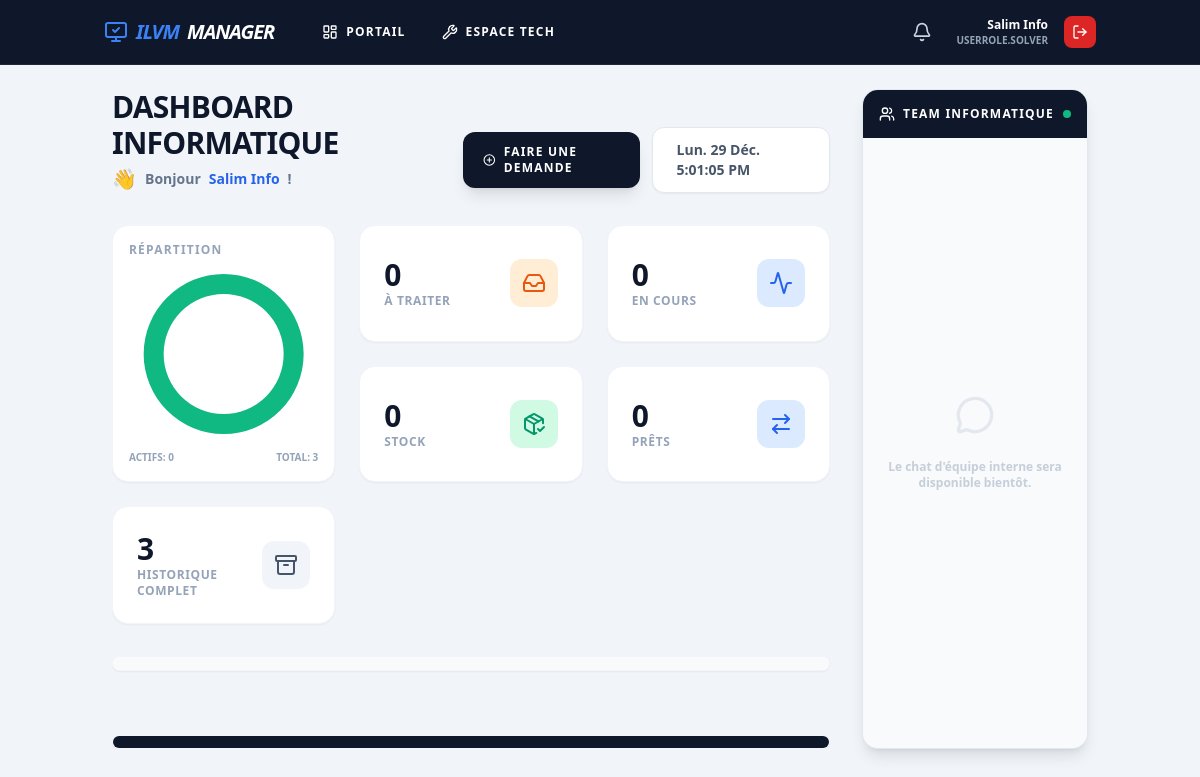
The page /tickets/solver/dashboard (signed in) on the database its author committed.
### app/models.py (models this page shows, shortened)
class User(UserMixin, db.Model):
    __tablename__ = 'users'
    id = db.Column(db.Integer, primary_key=True)
    username = db.Column(db.String(64), unique=True, index=True)
    fullname = db.Column(db.String(120))
    email = db.Column(db.String(120))
    role = db.Column(db.Enum(UserRole), default=UserRole.USER)
    service_department = db.Column(db.Enum(ServiceType), nullable=True)
    notifications = db.relationship('Notification', backref='user', lazy='dynamic')

### app/routes/tickets.py (the view)
@tickets_bp.route('/solver/dashboard')
@login_required
def solver_dashboard():
    my_service = current_user.service_department
    if not my_service or 'ADMIN' in str(current_user.role):
        all_pool = Ticket.query.filter(Ticket.status != TicketStatus.DONE).all()
        stock_count = 0
        prets_count = 0
    else:
        all_pool = Ticket.query.filter_by(target_service=my_service).filter(Ticket.status != TicketStatus.DONE).all()
        if 'INFORMATIQUE' in str(my_service):
            stock_count = Materiel.query.filter_by(statut='Disponible').count()
            prets_count = Pret.query.filter_by(statut_dossier='En cours').count()
        else:
            stock_count = 0
            prets_count = 0
    pending_tickets = [t for t in all_pool if t.solver_id is None and t.status == TicketStatus.PENDING]
    pool_standard = [t for t in pending_tickets if not t.category_ticket or t.category_ticket == 'Standard']
    pool_users = [t for t in pending_tickets if t.category_ticket == 'Nouvel Utilisateur']
    pool_materiel = [t for t in pending_tickets if t.category_ticket == 'Matériel']
    mine = Ticket.query.filter_by(solver_id=current_user.id, status=TicketStatus.IN_PROGRESS).all()
    stats = {
        'nouveau': Ticket.query.filter_by(target_service=my_service, status=TicketStatus.VALIDATION).count(),
        'active': len(mine),
        'done': Ticket.query.filter_by(target_service=my_service, status=TicketStatus.DONE).count(),
        'pending': len(pending_tickets),
        'stock': stock_count,
        'prets': prets_count
    }
    return render_template('tickets/service_dashboard.html',
                           stats=stats,
                           pool_standard=pool_standard,
                           pool_users=pool_users,
                           pool_materiel=pool_materiel,
                           mine=mine)

### app/__init__.py (called while the page is built)
@login_manager.user_loader
def load_user(user_id):
    from .models import User
    return User.query.get(int(user_id))

### app/templates/tickets/service_dashboard.html (shortened to what this page needs)
{% extends "base.html" %}
{% block content %}
<div class="grid grid-cols-1 lg:grid-cols-4 gap-6 h-[calc(100vh-140px)]">
    <div class="lg:col-span-3 flex flex-col gap-8 overflow-y-auto pr-2 custom-scroll">
        <div class="flex justify-between items-end">
            <div>
                <h1 class="text-3xl font-black text-slate-900 uppercase tracking-tight">Dashboard {{ current_user.service_department.value }}</h1>
                <div class="anim-greeting text-slate-500 font-bold text-sm mt-1 flex items-center gap-2">
                    <span class="text-xl">👋</span> Bonjour <span class="text-blue-600">{{ current_user.fullname }}</span> !
                </div>
            </div>
            <div class="flex items-center gap-3">
                <a href="{{ url_for('main.user_portal') }}" class="bg-slate-900 hover:bg-slate-700 text-white px-5 py-3 rounded-xl font-black text-xs uppercase tracking-widest shadow-lg flex items-center gap-2 transition hover:-translate-y-1">
                    <i data-lucide="plus-circle" class="w-4 h-4"></i> Faire une demande
                </a>
                <div class="bg-white px-6 py-3 rounded-xl border border-slate-200 shadow-sm text-sm font-bold text-slate-600 capitalize" id="liveClock">--</div>
            </div>
        </div>
        <div class="grid grid-cols-1 md:grid-cols-3 gap-6">
            <div class="bg-white p-4 rounded-2xl shadow-sm border border-slate-100 flex flex-col justify-between md:col-span-1 row-span-2">
                <h3 class="text-xs font-black text-slate-400 uppercase tracking-widest mb-4">Répartition</h3>
                <div class="relative h-40 w-full flex justify-center">
                    <canvas id="ticketChart"></canvas>
                </div>
                <div class="mt-4 flex justify-between text-[10px] font-bold uppercase text-slate-400">
                    <span>Actifs: {{ stats.active }}</span>
                    <span>Total: {{ stats.pending + stats.active + stats.done }}</span>
                </div>
            </div>
            <a href="#" class="bg-white p-6 rounded-2xl shadow-sm border border-slate-100 flex justify-between items-center group hover:border-orange-300 transition">
                <div>
                    <p class="text-3xl font-black text-slate-900">{{ stats.pending }}</p>
                    <p class="text-xs font-black text-slate-400 uppercase tracking-wider group-hover:text-orange-600">À Traiter</p>
                </div>
                <div class="p-3 bg-orange-100 text-orange-600 rounded-xl"><i data-lucide="inbox" class="w-6 h-6"></i></div>
            </a>
            <a href="#" class="bg-white p-6 rounded-2xl shadow-sm border border-slate-100 flex justify-between items-center group hover:border-blue-300 transition">
                <div>
                    <p class="text-3xl font-black text-slate-900">{{ stats.active }}</p>
                    <p class="text-xs font-black text-slate-400 uppercase tracking-wider group-hover:text-blue-600">En Cours</p>
                </div>
                <div class="p-3 bg-blue-100 text-blue-600 rounded-xl"><i data-lucide="activity" class="w-6 h-6"></i></div>
            </a>
            {% if 'INFORMATIQUE' in current_user.service_department.value|upper or 'INFO' in current_user.service_department.value|upper %}
                <a href="{{ url_for('inventaire.liste') }}" class="bg-white p-6 rounded-2xl shadow-sm border border-slate-100 flex justify-between items-center group hover:border-emerald-300 transition">
                    <div>
                        <p class="text-3xl font-black text-slate-900">{{ stats.stock }}</p>
                        <p class="text-xs font-black text-slate-400 uppercase tracking-wider group-hover:text-emerald-600">Stock</p>
                    </div>
                    <div class="p-3 bg-emerald-100 text-emerald-600 rounded-xl"><i data-lucide="package-check" class="w-6 h-6"></i></div>
                </a>
                <a href="{{ url_for('prets.liste_prets') }}" class="bg-white p-6 rounded-2xl shadow-sm border border-slate-100 flex justify-between items-center group hover:border-blue-300 transition">
                    <div>
                        <p class="text-3xl font-black text-slate-900">{{ stats.prets }}</p>
                        <p class="text-xs font-black text-slate-400 uppercase tracking-wider group-hover:text-blue-600">Prêts</p>
                    </div>
                    <div class="p-3 bg-blue-100 text-blue-600 rounded-xl"><i data-lucide="arrow-right-left" class="w-6 h-6"></i></div>
                </a>
            <a href="{{ url_for('tickets.historique_tickets') }}" class="bg-white p-6 rounded-2xl shadow-sm border border-slate-100 flex justify-between items-center group hover:border-slate-400 transition">
                <div>
                    <p class="text-3xl font-black text-slate-900">{{ stats.done }}</p>
                    <p class="text-xs font-black text-slate-400 uppercase tracking-wider group-hover:text-slate-600">Historique Complet</p>
                </div>
                <div class="p-3 bg-slate-100 text-slate-600 rounded-xl"><i data-lucide="archive" class="w-6 h-6"></i></div>
            </a>
            {% endif %}
        </div>
        <div class="bg-white rounded-2xl shadow-sm border border-slate-100 overflow-hidden">
            <div class="bg-slate-50 px-6 py-4 border-b border-slate-100 flex justify-between items-center">
            </div>
        </div>
        <div class="bg-white rounded-2xl shadow-sm border border-slate-100 overflow-hidden mt-8">
            <div class="bg-slate-900 px-6 py-4 border-b border-slate-800 flex justify-between items-center">
            </div>
        </div>
    </div>
    <div class="lg:col-span-1 bg-white rounded-2xl shadow-lg border border-slate-200 flex flex-col h-full overflow-hidden">
        <div class="bg-slate-900 text-white p-4 flex justify-between items-center">
            <h3 class="font-black uppercase text-xs tracking-widest flex items-center gap-2">
                <i data-lucide="users" class="w-4 h-4"></i> Team {{ current_user.service_department.value }}
            </h3>
            <span class="w-2 h-2 bg-emerald-500 rounded-full animate-pulse"></span>
        </div>
        <div class="flex-grow p-4 overflow-y-auto space-y-4 bg-slate-50 text-xs flex flex-col items-center justify-center text-slate-400">
            <i data-lucide="message-circle" class="w-10 h-10 mb-2 opacity-20"></i>
            <p class="font-bold text-center opacity-50">Le chat d'équipe interne sera disponible bientôt.</p>
        </div>
    </div>
</div>
<script>
    lucide.createIcons();
    setInterval(() => { const d = new Date(); document.getElementById('liveClock').innerText = d.toLocaleDateString('fr-FR', {weekday:'short', day:'numeric', month:'short'}) + ' ' + d.toLocaleTimeString(); }, 1000);
    // Initialisation du Graphique
    const ctx = document.getElementById('ticketChart').getContext('2d');
    const ticketChart = new Chart(ctx, {
        type: 'doughnut',
        data: {
            labels: ['À Traiter', 'En Cours', 'Terminés'],
            datasets: [{
                data: [{{ stats.pending }}, {{ stats.active }}, {{ stats.done }}],
                backgroundColor: ['#f97316', '#2563eb', '#10b981'], // Orange, Bleu, Emerald
                borderWidth: 0,
                hoverOffset: 4
            }]
        },
        options: {
            responsive: true,
            maintainAspectRatio: false,
            plugins: { legend: { display: false } },
            cutout: '75%'
        }
    });
</script>
{% endblock %}

### app/templates/base.html (shortened to what this page needs)
<!DOCTYPE html>
<html lang="fr">
<head>
    <script src="https://cdn.tailwindcss.com"></script>
</head>
<body class="bg-slate-100 font-sans text-slate-900 min-h-screen flex flex-col">
    {% if current_user.is_authenticated %}
    <nav class="bg-slate-900 text-white sticky top-0 z-50 border-b border-slate-800">
        <div class="container mx-auto px-4 h-16 flex justify-between items-center">
            <div class="flex items-center gap-8">
                <a href="{{ url_for('main.user_portal') }}" class="font-black text-xl tracking-tighter text-blue-500 italic flex items-center gap-2">
                    <i data-lucide="monitor-check"></i> ILVM<span class="text-white">MANAGER</span>
                </a>
                <div class="hidden md:flex gap-1 text-xs font-bold uppercase tracking-widest">
                    <a href="{{ url_for('main.user_portal') }}" class="px-4 py-2 hover:bg-slate-800 rounded transition flex gap-2 items-center">
                        <i data-lucide="layout-dashboard" class="w-4 h-4"></i> Portail
                    </a>
                    {% if 'SOLVER' in current_user.role|string or 'ADMIN' in current_user.role|string %}
                    <a href="{{ url_for('tickets.solver_dashboard') }}" class="px-4 py-2 hover:bg-slate-800 rounded transition flex gap-2 items-center">
                        <i data-lucide="wrench" class="w-4 h-4"></i> Espace Tech
                    </a>
                    {% endif %}
                </div>
            </div>
            <div class="flex items-center gap-4">
                <div class="relative group">
                    <button id="notifBtn" class="p-2 hover:bg-slate-800 rounded-lg transition relative">
                        <i data-lucide="bell" class="w-5 h-5 text-slate-300 group-hover:text-white"></i>
                    </button>
                </div>
                <div class="text-right hidden sm:block">
                    <p class="text-xs font-bold text-white">{{ current_user.fullname }}</p>
                    <p class="text-[10px] text-slate-400 uppercase font-bold">{{ current_user.role }}</p>
                </div>
                <a href="{{ url_for('auth.logout') }}" class="bg-red-600 hover:bg-red-700 p-2 rounded-lg transition" title="Déconnexion">
                    <i data-lucide="log-out" class="w-4 h-4"></i>
                </a>
            </div>
        </div>
    </nav>
    {% endif %}
    <main class="container mx-auto p-4 md:p-6 pb-20 flex-grow">
        {% block content %}{% endblock %}
    </main>
</body>
</html>

### app/templates/base.html (style rules this page uses)
.anim-greeting { animation: fadeInUp 0.8s ease-out forwards; }

### rows shown on the page
User: fullname "Salim Info", role "USERROLE.SOLVER", service_department.value "INFORMATIQUE"

### other values the page prints
{{ stats.active }} "0"
{{ stats.pending + stats.active + stats.done }} "3"
{{ stats.pending }} "0"
{{ stats.stock }} "0"
{{ stats.prets }} "0"
{{ stats.done }} "3"
chart data {{ stats.pending }} 0
chart data {{ stats.active }} 0
